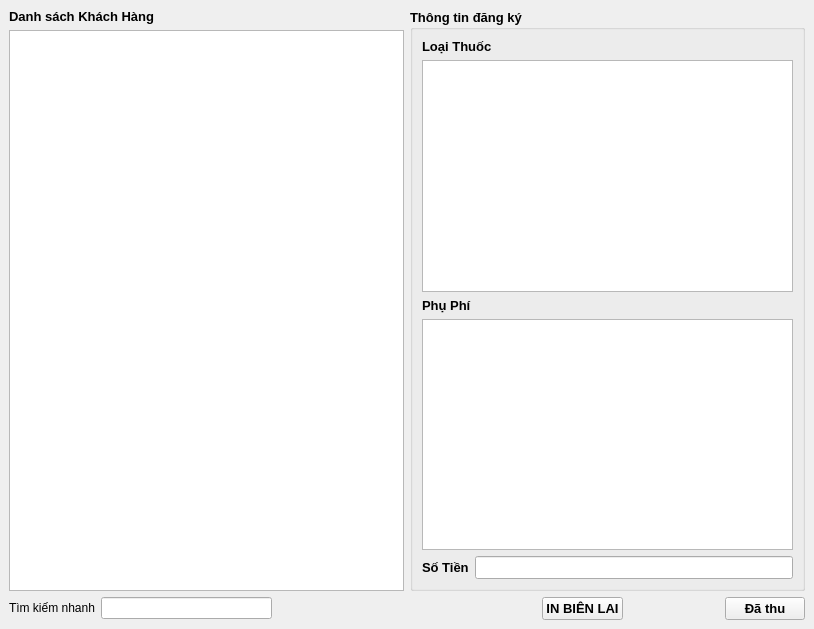
<?xml version="1.0" encoding="UTF-8"?>
<ui version="4.0">
 <class>dongphi</class>
 <widget class="QMainWindow" name="dongphi">
  <property name="geometry">
   <rect>
    <x>0</x>
    <y>0</y>
    <width>814</width>
    <height>629</height>
   </rect>
  </property>
  <property name="windowTitle">
   <string>Thu phí</string>
  </property>
  <widget class="QWidget" name="centralwidget">
   <layout class="QVBoxLayout" name="verticalLayout_5">
    <item>
     <layout class="QHBoxLayout" name="horizontalLayout">
      <item>
       <layout class="QVBoxLayout" name="verticalLayout">
        <item>
         <widget class="QLabel" name="label_2">
          <property name="font">
           <font>
            <pointsize>10</pointsize>
            <weight>75</weight>
            <bold>true</bold>
           </font>
          </property>
          <property name="text">
           <string>Danh sách Khách Hàng</string>
          </property>
         </widget>
        </item>
        <item>
         <widget class="QTreeView" name="treeView"/>
        </item>
       </layout>
      </item>
      <item>
       <widget class="QGroupBox" name="groupBox_2">
        <property name="font">
         <font>
          <pointsize>10</pointsize>
          <weight>75</weight>
          <bold>true</bold>
         </font>
        </property>
        <property name="title">
         <string>Thông tin đăng ký</string>
        </property>
        <layout class="QVBoxLayout" name="verticalLayout_4">
         <item>
          <layout class="QVBoxLayout" name="verticalLayout_2">
           <item>
            <widget class="QLabel" name="label_3">
             <property name="font">
              <font>
               <pointsize>10</pointsize>
               <weight>75</weight>
               <bold>true</bold>
              </font>
             </property>
             <property name="text">
              <string>Loại Thuốc</string>
             </property>
            </widget>
           </item>
           <item>
            <widget class="QTreeView" name="treeView_danhsachthuoc"/>
           </item>
          </layout>
         </item>
         <item>
          <layout class="QVBoxLayout" name="verticalLayout_3">
           <item>
            <widget class="QLabel" name="label_4">
             <property name="text">
              <string>Phụ Phí</string>
             </property>
            </widget>
           </item>
           <item>
            <widget class="QTreeView" name="treeView_dv"/>
           </item>
          </layout>
         </item>
         <item>
          <layout class="QFormLayout" name="formLayout_2">
           <item row="0" column="0">
            <widget class="QLabel" name="label_6">
             <property name="font">
              <font>
               <pointsize>10</pointsize>
               <weight>75</weight>
               <bold>true</bold>
              </font>
             </property>
             <property name="text">
              <string>Số Tiền</string>
             </property>
            </widget>
           </item>
           <item row="0" column="1">
            <widget class="QLineEdit" name="sotien"/>
           </item>
          </layout>
         </item>
        </layout>
       </widget>
      </item>
     </layout>
    </item>
    <item>
     <layout class="QGridLayout" name="gridLayout_2">
      <item row="0" column="1">
       <layout class="QFormLayout" name="formLayout_3">
        <item row="0" column="0">
         <widget class="QLabel" name="label">
          <property name="text">
           <string>Tìm kiếm nhanh</string>
          </property>
         </widget>
        </item>
        <item row="0" column="1">
         <widget class="QLineEdit" name="lineEdit"/>
        </item>
       </layout>
      </item>
      <item row="0" column="3">
       <layout class="QGridLayout" name="gridLayout">
        <item row="0" column="0">
         <widget class="QPushButton" name="pushButton_5">
          <property name="font">
           <font>
            <pointsize>10</pointsize>
            <weight>75</weight>
            <bold>true</bold>
           </font>
          </property>
          <property name="text">
           <string>IN BIÊN LAI</string>
          </property>
         </widget>
        </item>
        <item row="0" column="1">
         <spacer name="horizontalSpacer">
          <property name="orientation">
           <enum>Qt::Horizontal</enum>
          </property>
          <property name="sizeHint" stdset="0">
           <size>
            <width>40</width>
            <height>20</height>
           </size>
          </property>
         </spacer>
        </item>
        <item row="0" column="2">
         <widget class="QPushButton" name="pushButton_6">
          <property name="font">
           <font>
            <pointsize>10</pointsize>
            <weight>75</weight>
            <bold>true</bold>
           </font>
          </property>
          <property name="text">
           <string>Đã thu</string>
          </property>
         </widget>
        </item>
       </layout>
      </item>
      <item row="0" column="2">
       <spacer name="horizontalSpacer_2">
        <property name="orientation">
         <enum>Qt::Horizontal</enum>
        </property>
        <property name="sizeHint" stdset="0">
         <size>
          <width>40</width>
          <height>20</height>
         </size>
        </property>
       </spacer>
      </item>
     </layout>
    </item>
   </layout>
  </widget>
 </widget>
 <resources/>
 <connections/>
</ui>
